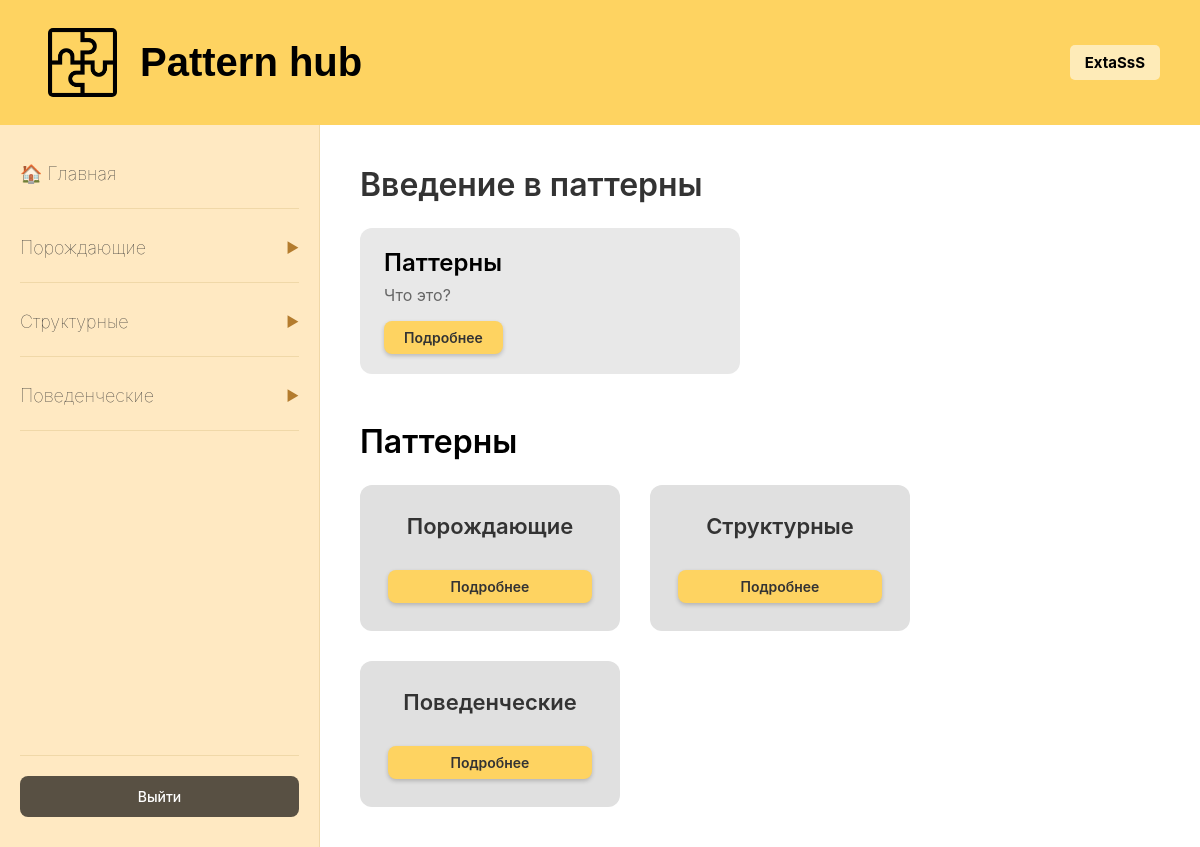
The app's page / (signed in) with its own data.
### main/models.py (models this page shows)
class Categories(models.Model):
    id = models.AutoField(primary_key=True)
    title = models.CharField(max_length=45, blank=True, null=True, unique=True)
    class Meta:
        db_table = 'categories'

### main/views.py (the view)
# urls.py: path('', views.index, name='index'),
def index(request):
    categories = Categories.objects.all()
    patterns = Patterns.objects.all()
    return render(request, 'test/main/forms/home_content.html', {"categories": categories, "patterns":patterns})

### templates/test/main/forms/home_content.html
{% extends "test/main/index.html" %}
{% load static %}
{% block content %}
<div class="intro-block">
    <h2>Введение в паттерны</h2>
    <div class="intro-section">
        <h3>Паттерны</h3>
        <p>Что это?</p>
        <a href="/about" class="details-link gold">Подробнее</a>
    </div>
</div>
<div class="patterns-block">
    <h2>Паттерны</h2>
    <div class="patterns-grid">
        {% for category in categories %}
        <div class="pattern-card square">
            <h3>{{ category.title }}</h3>
            <a href="{% url 'catalog' category.title %}" class="details-link gold-dark">Подробнее</a>
        </div>
        {% endfor %}
    </div>
</div>
{% endblock %}

### templates/test/main/index.html (shortened to what this page needs)
{% load static %}
<!DOCTYPE html>
<html lang="ru">
<head>
    <link rel="stylesheet" href="{% static 'main/style.css' %}">
</head>
<body>
    <div class="wrapper">
        <header class="header">
            <div class="header-content">
                <div class="logo-area">
                    <img src="{% static 'images/logo.png' %}" alt="Logo" class="logo" onerror="this.style.display='none'">
                    <h1 class="Logo-title">Pattern hub</h1>
                </div>
                <div class="auth-buttons">
                    {% if user.is_authenticated %}
                        <div class="user-info">
                            <span onclick="window.location = '/profile';" class="username">{{ user.username }}</span>
                        </div>
                    {% else %}
                        <a href="{% url 'login_' %}" class="auth-btn register">Зарегистрироваться\Войти</a>
                    {% endif %}
                </div>
            </div>
        </header>
        <div class="main-content">
            <aside class="sidebar">
                <nav class="sidebar-nav">
                    <div class="nav-item">
                        <a href="{% url 'index' %}" class="nav-header no-arrow">
                            <span class="nav-title">🏠 Главная</span>
                        </a>
                    </div>
                    {% for category in categories %}
                    <div class="nav-item" data-category-id="{{ category.id }}">
                        <div class="nav-header" onclick="toggleSubmenu(this)">
                            <span class="nav-title">{{ category.title }}</span>
                            <span class="arrow">▶</span>
                        </div>
                    </div>
                    {% endfor %}
                </nav>
                {% if user.is_authenticated %}
                <div class="sidebar-footer">
                    <a href="{% url 'logout' %}" class="logout-sidebar-btn">
                        Выйти
                    </a>
                </div>
                {% endif %}
            </aside>
            <main class="content">
                {% block content %}
                {% endblock %}
            </main>
        </div>
    </div>
</body>
</html>

### main/static/main/style.css (style rules this page uses)
* { margin: 0; padding: 0; box-sizing: border-box; font-family: -apple-system, BlinkMacSystemFont, 'Segoe UI', Roboto, Arial, sans-serif; }
body { min-height: 100vh; background: white; }
.wrapper { min-height: 100vh; display: flex; flex-direction: column; }
.header { background: #FED361; padding: 20px 40px; box-shadow: 0 2px 10px rgba(0, 0, 0, 0.05); }
.header-content { display: flex; justify-content: space-between; align-items: center; width: 100%; }
.logo-area { display: flex; align-items: center; gap: 15px; }
.logo { width: 85px; height: 85px; object-fit: contain; border-radius: 13px; padding: 8px; }
.Logo-title { color: #000; font-size: 40px; font-family: Arial, Helvetica, sans-serif; }
.header { color: white; font-size: 24px; font-weight: 600; margin: 0; }
.auth-buttons { display: flex; gap: 12px; }
.main-content { display: flex; flex: 1; }
.sidebar { width: 320px; background: #FFE9C2; padding: 30px 20px; border-right: 1px solid #f0d8a8; }
.sidebar-nav { display: flex; flex-direction: column; gap: 20px; }
.nav-item { border-bottom: 1px solid #f0d8a8; padding-bottom: 16px; }
.nav-header { display: flex; justify-content: space-between; align-items: center; cursor: pointer; padding: 8px 0; transition: all 0.3s ease; }
.nav-title { font-size: 18px; font-weight: 70; color: #333; transition: color 0.3s ease; }
.arrow { font-size: 14px; color: #B47C2E; transition: transform 0.3s ease; }
.nav-header.no-arrow { cursor: pointer; justify-content: flex-start; gap: 10px; text-decoration: none; }
.nav-header.no-arrow .nav-title { color: #333; }
.content { flex: 1; padding: 40px; background: white; }
.intro-block { margin-bottom: 48px; }
.intro-block h2 { font-size: 32px; font-weight: 600; color: #333; margin-bottom: 24px; }
.intro-section { background: #e8e8e8; border-radius: 12px; padding: 20px 24px; max-width: 380px; }
.intro-section h3 { font-size: 24px; font-weight: 600; color: #000; margin-bottom: 8px; }
.intro-section p { font-size: 16px; color: #666; margin-bottom: 16px; }
.patterns-block { margin-top: 40px; }
.patterns-block h2 { font-size: 32px; font-weight: 600; color: #000; margin-bottom: 24px; }
.patterns-grid { display: flex; gap: 30px; flex-wrap: wrap; }
.pattern-card.square { width: 260px; height: 146px; background: #e0e0e0; border-radius: 12px; padding: 28px; display: flex; flex-direction: column; justify-content: space-between; align-items: center; text-align: center; transition: all 0.3s ease; }
.pattern-card.square h3 { font-size: 22px; font-weight: 600; color: #333; margin: 0; }
.details-link { display: inline-block; padding: 8px 20px; text-decoration: none; border-radius: 8px; font-size: 14px; font-weight: 600; transition: all 0.3s ease; box-shadow: 0 2px 4px rgba(0, 0, 0, 0.2); }
.details-link.gold { background: #FED361; color: #333; }
.details-link.gold-dark { background: #FED361; color: #333; width: 100%; text-align: center; }

### templates/test/main/index.html (style rules this page uses)
.sidebar { display: flex; flex-direction: column; justify-content: space-between; }
.sidebar-nav { flex: 1; }
.sidebar-footer { margin-top: 20px; padding-top: 20px; border-top: 1px solid #f0d8a8; }
.logout-sidebar-btn { display: flex; align-items: center; justify-content: center; gap: 8px; padding: 12px 20px; background: #030303a8; color: white; text-decoration: none; border-radius: 8px; font-size: 14px; font-weight: 500; transition: all 0.3s ease; width: 100%; }
.user-info { display: flex; gap: 10px; align-items: center; }
.username { color: black; font-size: 15px; padding: 8px 15px; background: rgba(255, 255, 255, 0.55); border-radius: 5px; font-weight: bold; cursor: pointer; }

### records on screen
Categories: title "Порождающие"
Categories: title "Структурные"
Categories: title "Поведенческие"

### other values on screen
{{ user.username }} "ExtaSsS"
